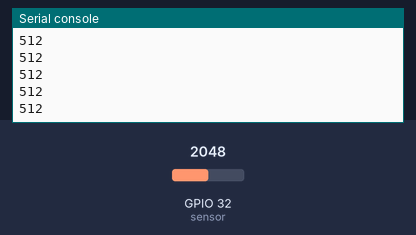
This program was run on a simulated ESP32 board running MicroPython. Parts: the last lines printed to the serial console. The test bench sets the inputs (shaded band); at power-on: GPIO 32 (sensor) = 2048 (analog values on the 0–4095 scale).

Above: at 1.2 s.
1.3 s: GPIO 32 (sensor) set to 2866
At 1.31 s:
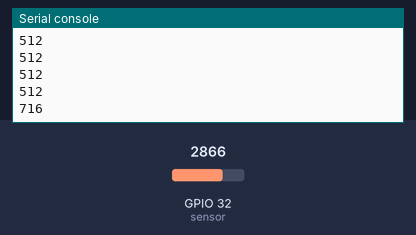
2.8 s: GPIO 32 (sensor) set to 3603
At 2.81 s:
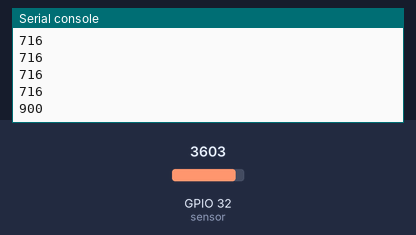
Timing chart, 0 to 5.8 s (numbered marks = the images above; inputs shaded):
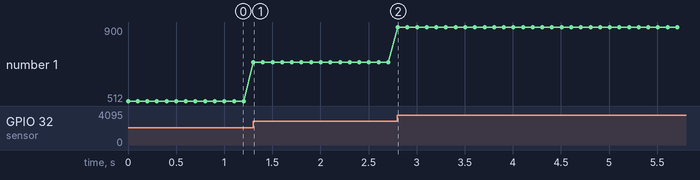

Measured:
- after the input at 1.3 s, the serial console: prints a new line at once (image 1)
- after the input at 2.8 s, the serial console: prints a new line at once (image 2)
- plotted number 1: 512 → 716 after the input at 1.3 s, 716 → 900 after the input at 2.8 s

The program:

031_sensor_analogic.py
```python
""" Lectura dels valors d'un sensor analògic """

# importa llibreries:
from machine import Pin, ADC     # importa les classes Pin i ADC de la llibreria machine
from time import sleep           # importa la classe sleep de la llibreria time per poder definir pauses

# configuració:
sensor = ADC (Pin (32))          # crea l'objecte ADC que he anomenat sensor al pin 32
sensor.width (ADC.WIDTH_10BIT)   # si cal: ajust de la resolució (10 bits: valors de 0 a 1023)
sensor.atten (ADC.ATTN_11DB)     # si cal: ajust del rang de lectura (tot el rang de 0 a 3.3V)

# execució contínua:
while True:
    print (sensor.read())        # mostra la lectura del senyal al pin del sensor
    sleep(0.1)                   # pausa de 0.1 s (100 ms)
```
